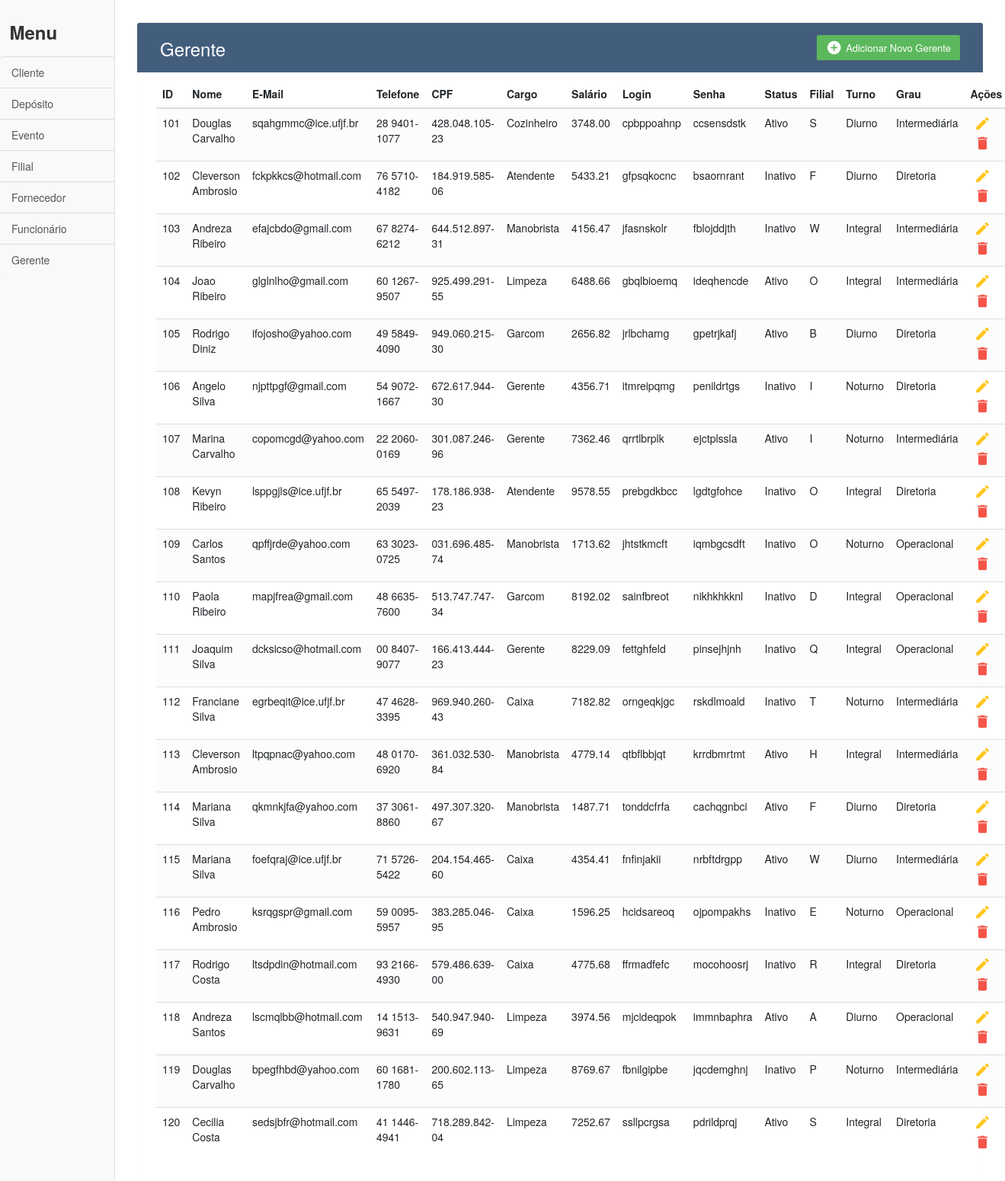
/Códigos/gerente.php, run on the app's committed database.
### tables this page shows
CREATE TABLE gerente (
	turno 		VARCHAR(200),
	grau 		VARCHAR(200),
	id_pessoa 	INTEGER 		PRIMARY KEY,
	FOREIGN KEY(id_pessoa) REFERENCES funcionario (id_pessoa)
);

CREATE TABLE pessoa (
	cidade 		VARCHAR(200),
	cep 		CHAR(9),
	numero 		INTEGER,
	rua 		VARCHAR(200),
	cpf 		VARCHAR(14),
	telefone 	VARCHAR(12),
	email 		VARCHAR(200),
	nome 		VARCHAR(200),
	id_pessoa 	INTEGER			PRIMARY KEY 	AUTO_INCREMENT
);

CREATE TABLE funcionario (
	cargo 		VARCHAR(200),
	salario 	NUMERIC(10,2),
	login 		VARCHAR(200),
	senha 		VARCHAR(200),
	status 		BOOLEAN,
	id_filial 	INTEGER,
	id_pessoa 	INTEGER	 		PRIMARY KEY,
	FOREIGN KEY(id_pessoa) REFERENCES pessoa (id_pessoa),
	FOREIGN KEY(id_filial) REFERENCES filial (id_filial)
);

CREATE TABLE filial (
	nome 		VARCHAR(200)	NOT NULL,
	cep 		VARCHAR(9)		NOT NULL,
	cidade 		VARCHAR(200)	NOT NULL,
	numero 		INTEGER			NOT NULL,
	rua 		VARCHAR(200)	NOT NULL,
	id_filial 	INTEGER			PRIMARY KEY 	AUTO_INCREMENT
);

### Códigos/gerente.php (the view, shortened to what this page needs)
<!DOCTYPE html>
<html lang="en">
<head>
	<?php
		include("header.php");
	?>
</head>
<body>
	<div class="d-flex" id="wrapper">
		<?php
			include_once("conection.php");
			include("sidebar.php");
		?>
		<div id="page-content-wrapper">
			<div class="container">
				<div class="table-wrapper">
					<div class="table-title">
						<div class="row">
							<div class="col-sm-6">
								<h2>Gerente</h2>
							</div>
							<div class="col-sm-6">
								<a href="add/gerente.php" class="btn btn-success">
									<i class="material-icons">&#xE147;</i>
									<span>Adicionar Novo Gerente</span>
								</a>
							</div>
						</div>
					</div>
					<table class="table table-striped table-hover">
						<thead>
							<tr>
								<th>ID</th>
								<th>Nome</th>
								<th>E-Mail</th>
								<th>Telefone</th>
								<th>CPF</th>
								<th>Cargo</th>
								<th>Salário</th>
								<th>Login</th>
								<th>Senha</th>
								<th>Status</th>
								<th>Filial</th>
								<th>Turno</th>
								<th>Grau</th>
								<th>Ações</th>
							</tr>
						</thead>
						<tbody>
							<?php
								$sql = "SELECT 		g.id_pessoa, p.nome, p.email, p.telefone,
													p.cpf, p.rua, p.numero, p.cidade, p.cep,
													f.cargo, f.salario, f.login, f.senha,
													f.status, g.turno, g.grau,
													fi.nome as 'nome_filial'
										FROM gerente g
										INNER JOIN funcionario f
											on g.id_pessoa=f.id_pessoa
										INNER JOIN pessoa p
											on f.id_pessoa=p.id_pessoa
										INNER JOIN filial fi
											on f.id_filial=fi.id_filial
										ORDER BY f.id_pessoa";
								$gerentes = mysqli_query($conexao, $sql);
								foreach($gerentes as $gerente){
									echo "<tr>";
										echo '<td>' . $gerente['id_pessoa'] . '</td>';
										echo '<td>' . $gerente['nome'] . '</td>';
										echo '<td>' . $gerente['email'] . '</td>';
										echo '<td>' . $gerente['telefone'] . '</td>';
										echo '<td>' . $gerente['cpf'] . '</td>';
										echo '<td>' . $gerente['cargo'] . '</td>';
										echo '<td>' . $gerente['salario'] . '</td>';
										echo '<td>' . $gerente['login'] . '</td>';
										echo '<td>' . $gerente['senha'] . '</td>';
										if($gerente['status']){
											echo '<td>Ativo</td>';
										}
										else{
											echo '<td>Inativo</td>';
										}
										echo '<td>' . $gerente['nome_filial'] . '</td>';
										echo '<td>' . $gerente['turno'] . '</td>';
										echo '<td>' . $gerente['grau'] . '</td>';
										echo '<td>';
											echo '<a href="edit/gerente.php?id='.$gerente['id_pessoa'].'" class="edit"><i class="material-icons" data-toggle="tooltip" title="Editar">&#xE254;</i></a>';
											echo '<a href="delete/gerente.php?id='.$gerente['id_pessoa'].'" class="delete"><i class="material-icons" data-toggle="tooltip" title="Deletar">&#xE872;</i></a>';
										echo '</td>';
									echo "</tr>";
								}
							?>
						</tbody>
					</table>
				</div>
			</div>
		</div>
	</div>
</body>
</html>

### Códigos/css/simple-sidebar.css (style rules this page uses)
body { overflow-x: hidden; }
#page-content-wrapper { min-width: 100vw; }
@media (min-width: 768px) { #page-content-wrapper { min-width: 0; width: 100%; } }

### Códigos/css/styles.css (style rules this page uses)
body { color: #566787; background: #f5f5f5; font-family: 'Varela Round', sans-serif; font-size: 13px; }
.table-wrapper { background: #fff; padding: 20px 25px; margin: 30px 0; border-radius: 3px; box-shadow: 0 1px 1px rgba(0,0,0,.05); }
.table-title { padding-bottom: 15px; background: #435d7d; color: #fff; padding: 16px 30px; margin: -20px -25px 10px; border-radius: 3px 3px 0 0; }
.table-title h2 { margin: 5px 0 0; font-size: 24px; }
.table-title .btn { color: #fff; float: right; font-size: 13px; border: none; min-width: 50px; border-radius: 2px; border: none; outline: none !important; margin-left: 10px; }
.table-title .btn i { float: left; font-size: 21px; margin-right: 5px; }
.table-title .btn span { float: left; margin-top: 2px; }
table.table tr th, table.table tr td { border-color: #e9e9e9; padding: 12px 15px; vertical-align: middle; }
table.table tr th:first-child { width: 60px; }
table.table tr th:last-child { width: 100px; }
table.table-striped tbody tr:nth-of-type(odd) { background-color: #fcfcfc; }
table.table td:last-child i { opacity: 0.9; font-size: 22px; margin: 0 5px; }
table.table td a { font-weight: bold; color: #566787; display: inline-block; text-decoration: none; outline: none !important; }
table.table td a.edit { color: #FFC107; }
table.table td a.delete { color: #F44336; }
table.table td i { font-size: 19px; }

### data on the page
gerente: id_pessoa "101", pessoa.nome "Douglas Carvalho", pessoa.email "sqahgmmc@ice.ufjf.br", pessoa.telefone "28 9401-1077", pessoa.cpf "428.048.105-23", id_pessoa.cargo "Cozinheiro", id_pessoa.salario "3748.00", id_pessoa.login "cpbppoahnp", id_pessoa.senha "ccsensdstk", shows "Ativo", filial.nome "S", turno "Diurno", grau "Intermediária"
gerente: id_pessoa "102", pessoa.nome "Cleverson Ambrosio", pessoa.email "fckpkkcs@hotmail.com", pessoa.telefone "76 5710-4182", pessoa.cpf "184.919.585-06", id_pessoa.cargo "Atendente", id_pessoa.salario "5433.21", id_pessoa.login "gfpsqkocnc", id_pessoa.senha "bsaornrant", shows "Inativo", filial.nome "F", turno "Diurno", grau "Diretoria"
gerente: id_pessoa "103", pessoa.nome "Andreza Ribeiro", pessoa.email "efajcbdo@gmail.com", pessoa.telefone "67 8274-6212", pessoa.cpf "644.512.897-31", id_pessoa.cargo "Manobrista", id_pessoa.salario "4156.47", id_pessoa.login "jfasnskolr", id_pessoa.senha "fblojddjth", shows "Inativo", filial.nome "W", turno "Integral", grau "Intermediária"
gerente: id_pessoa "104", pessoa.nome "Joao Ribeiro", pessoa.email "glglnlho@gmail.com", pessoa.telefone "60 1267-9507", pessoa.cpf "925.499.291-55", id_pessoa.cargo "Limpeza", id_pessoa.salario "6488.66", id_pessoa.login "gbqlbioemq", id_pessoa.senha "ideqhencde", shows "Ativo", filial.nome "O", turno "Integral", grau "Intermediária"
gerente: id_pessoa "105", pessoa.nome "Rodrigo Diniz", pessoa.email "ifojosho@yahoo.com", pessoa.telefone "49 5849-4090", pessoa.cpf "949.060.215-30", id_pessoa.cargo "Garcom", id_pessoa.salario "2656.82", id_pessoa.login "jrlbcharng", id_pessoa.senha "gpetrjkafj", shows "Ativo", filial.nome "B", turno "Diurno", grau "Diretoria"
gerente: id_pessoa "106", pessoa.nome "Angelo Silva", pessoa.email "njpttpgf@gmail.com", pessoa.telefone "54 9072-1667", pessoa.cpf "672.617.944-30", id_pessoa.cargo "Gerente", id_pessoa.salario "4356.71", id_pessoa.login "itmreipqmg", id_pessoa.senha "penildrtgs", shows "Inativo", filial.nome "I", turno "Noturno", grau "Diretoria"
gerente: id_pessoa "107", pessoa.nome "Marina Carvalho", pessoa.email "copomcgd@yahoo.com", pessoa.telefone "22 2060-0169", pessoa.cpf "301.087.246-96", id_pessoa.cargo "Gerente", id_pessoa.salario "7362.46", id_pessoa.login "qrrtlbrplk", id_pessoa.senha "ejctplssla", shows "Ativo", filial.nome "I", turno "Noturno", grau "Intermediária"
gerente: id_pessoa "108", pessoa.nome "Kevyn Ribeiro", pessoa.email "lsppgjls@ice.ufjf.br", pessoa.telefone "65 5497-2039", pessoa.cpf "178.186.938-23", id_pessoa.cargo "Atendente", id_pessoa.salario "9578.55", id_pessoa.login "prebgdkbcc", id_pessoa.senha "lgdtgfohce", shows "Inativo", filial.nome "O", turno "Integral", grau "Diretoria"
gerente: id_pessoa "109", pessoa.nome "Carlos Santos", pessoa.email "qpffjrde@yahoo.com", pessoa.telefone "63 3023-0725", pessoa.cpf "031.696.485-74", id_pessoa.cargo "Manobrista", id_pessoa.salario "1713.62", id_pessoa.login "jhtstkmcft", id_pessoa.senha "iqmbgcsdft", shows "Inativo", filial.nome "O", turno "Noturno", grau "Operacional"
gerente: id_pessoa "110", pessoa.nome "Paola Ribeiro", pessoa.email "mapjfrea@gmail.com", pessoa.telefone "48 6635-7600", pessoa.cpf "513.747.747-34", id_pessoa.cargo "Garcom", id_pessoa.salario "8192.02", id_pessoa.login "sainfbreot", id_pessoa.senha "nikhkhkknl", shows "Inativo", filial.nome "D", turno "Integral", grau "Operacional"
gerente: id_pessoa "111", pessoa.nome "Joaquim Silva", pessoa.email "dcksicso@hotmail.com", pessoa.telefone "00 8407-9077", pessoa.cpf "166.413.444-23", id_pessoa.cargo "Gerente", id_pessoa.salario "8229.09", id_pessoa.login "fettghfeld", id_pessoa.senha "pinsejhjnh", shows "Inativo", filial.nome "Q", turno "Integral", grau "Operacional"
gerente: id_pessoa "112", pessoa.nome "Franciane Silva", pessoa.email "egrbeqit@ice.ufjf.br", pessoa.telefone "47 4628-3395", pessoa.cpf "969.940.260-43", id_pessoa.cargo "Caixa", id_pessoa.salario "7182.82", id_pessoa.login "orngeqkjgc", id_pessoa.senha "rskdlmoald", shows "Inativo", filial.nome "T", turno "Noturno", grau "Intermediária"
gerente: id_pessoa "113", pessoa.nome "Cleverson Ambrosio", pessoa.email "ltpqpnac@yahoo.com", pessoa.telefone "48 0170-6920", pessoa.cpf "361.032.530-84", id_pessoa.cargo "Manobrista", id_pessoa.salario "4779.14", id_pessoa.login "qtbflbbjqt", id_pessoa.senha "krrdbmrtmt", shows "Ativo", filial.nome "H", turno "Integral", grau "Intermediária"
gerente: id_pessoa "114", pessoa.nome "Mariana Silva", pessoa.email "qkmnkjfa@yahoo.com", pessoa.telefone "37 3061-8860", pessoa.cpf "497.307.320-67", id_pessoa.cargo "Manobrista", id_pessoa.salario "1487.71", id_pessoa.login "tonddcfrfa", id_pessoa.senha "cachqgnbci", shows "Ativo", filial.nome "F", turno "Diurno", grau "Diretoria"
gerente: id_pessoa "115", pessoa.nome "Mariana Silva", pessoa.email "foefqraj@ice.ufjf.br", pessoa.telefone "71 5726-5422", pessoa.cpf "204.154.465-60", id_pessoa.cargo "Caixa", id_pessoa.salario "4354.41", id_pessoa.login "fnfinjakii", id_pessoa.senha "nrbftdrgpp", shows "Ativo", filial.nome "W", turno "Diurno", grau "Intermediária"
gerente: id_pessoa "116", pessoa.nome "Pedro Ambrosio", pessoa.email "ksrqgspr@gmail.com", pessoa.telefone "59 0095-5957", pessoa.cpf "383.285.046-95", id_pessoa.cargo "Caixa", id_pessoa.salario "1596.25", id_pessoa.login "hcidsareoq", id_pessoa.senha "ojpompakhs", shows "Inativo", filial.nome "E", turno "Noturno", grau "Operacional"
gerente: id_pessoa "117", pessoa.nome "Rodrigo Costa", pessoa.email "ltsdpdin@hotmail.com", pessoa.telefone "93 2166-4930", pessoa.cpf "579.486.639-00", id_pessoa.cargo "Caixa", id_pessoa.salario "4775.68", id_pessoa.login "ffrmadfefc", id_pessoa.senha "mocohoosrj", shows "Inativo", filial.nome "R", turno "Integral", grau "Diretoria"
gerente: id_pessoa "118", pessoa.nome "Andreza Santos", pessoa.email "lscmqlbb@hotmail.com", pessoa.telefone "14 1513-9631", pessoa.cpf "540.947.940-69", id_pessoa.cargo "Limpeza", id_pessoa.salario "3974.56", id_pessoa.login "mjcideqpok", id_pessoa.senha "immnbaphra", shows "Ativo", filial.nome "A", turno "Diurno", grau "Operacional"
gerente: id_pessoa "119", pessoa.nome "Douglas Carvalho", pessoa.email "bpegfhbd@yahoo.com", pessoa.telefone "60 1681-1780", pessoa.cpf "200.602.113-65", id_pessoa.cargo "Limpeza", id_pessoa.salario "8769.67", id_pessoa.login "fbnilgipbe", id_pessoa.senha "jqcdemghnj", shows "Inativo", filial.nome "P", turno "Noturno", grau "Intermediária"
gerente: id_pessoa "120", pessoa.nome "Cecilia Costa", pessoa.email "sedsjbfr@hotmail.com", pessoa.telefone "41 1446-4941", pessoa.cpf "718.289.842-04", id_pessoa.cargo "Limpeza", id_pessoa.salario "7252.67", id_pessoa.login "ssllpcrgsa", id_pessoa.senha "pdrildprqj", shows "Ativo", filial.nome "S", turno "Integral", grau "Diretoria"
